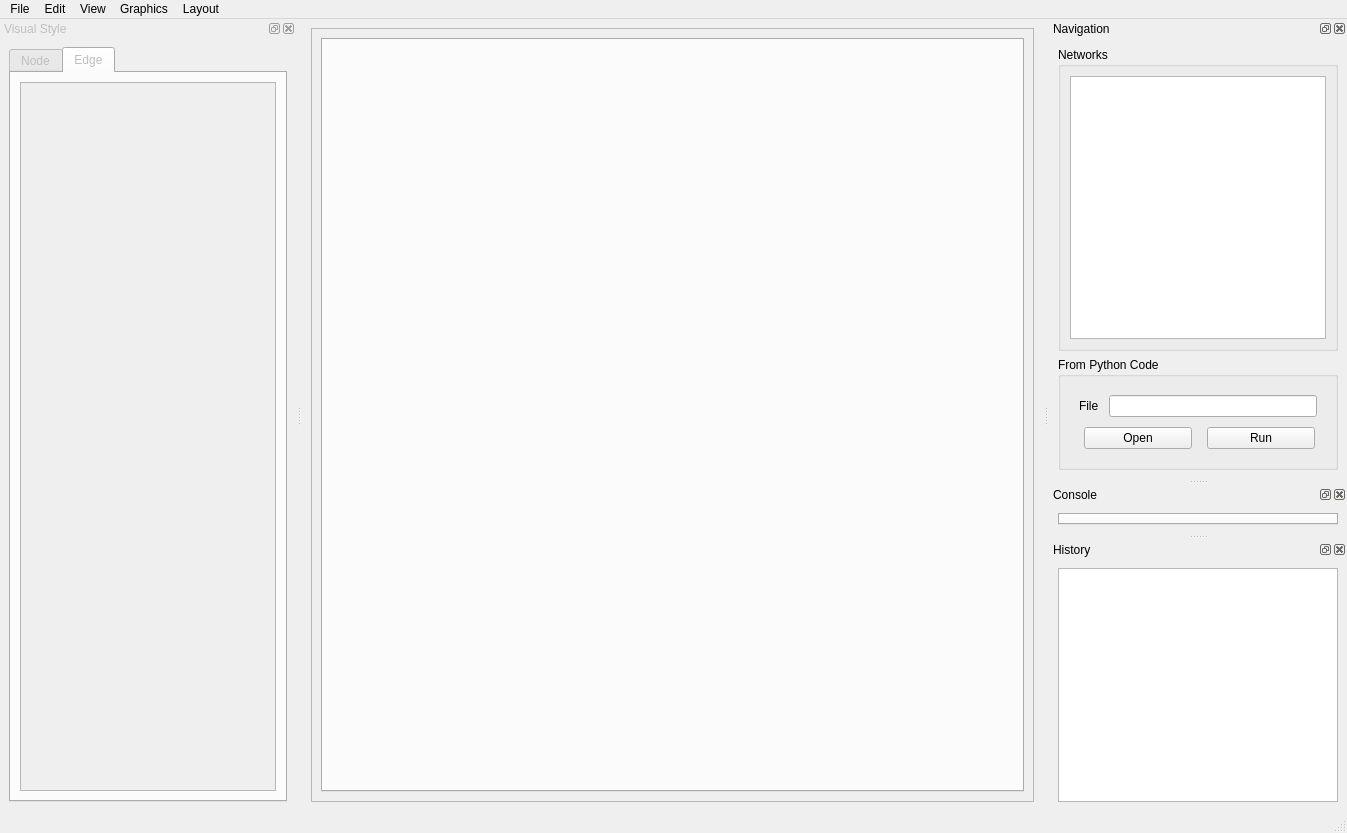
<?xml version="1.0" encoding="UTF-8"?>
<ui version="4.0">
 <class>MainWindow</class>
 <widget class="QMainWindow" name="MainWindow">
  <property name="geometry">
   <rect>
    <x>0</x>
    <y>0</y>
    <width>1347</width>
    <height>833</height>
   </rect>
  </property>
  <property name="windowTitle">
   <string>MainWindow</string>
  </property>
  <property name="dockNestingEnabled">
   <bool>true</bool>
  </property>
  <widget class="QWidget" name="ui_centralWidget">
   <layout class="QVBoxLayout" name="verticalLayout_2">
    <item>
     <widget class="QFrame" name="ui_mainFrame">
      <property name="frameShape">
       <enum>QFrame::StyledPanel</enum>
      </property>
      <property name="frameShadow">
       <enum>QFrame::Raised</enum>
      </property>
      <layout class="QVBoxLayout" name="verticalLayout_5">
       <item>
        <widget class="QTabWidget" name="ui_mainTabWidget">
         <property name="minimumSize">
          <size>
           <width>0</width>
           <height>0</height>
          </size>
         </property>
         <property name="baseSize">
          <size>
           <width>0</width>
           <height>0</height>
          </size>
         </property>
         <property name="currentIndex">
          <number>-1</number>
         </property>
         <property name="tabsClosable">
          <bool>false</bool>
         </property>
         <property name="movable">
          <bool>true</bool>
         </property>
        </widget>
       </item>
      </layout>
     </widget>
    </item>
   </layout>
  </widget>
  <widget class="QMenuBar" name="ui_menubar">
   <property name="geometry">
    <rect>
     <x>0</x>
     <y>0</y>
     <width>1347</width>
     <height>36</height>
    </rect>
   </property>
   <widget class="QMenu" name="ui_menuFile">
    <property name="title">
     <string>File</string>
    </property>
    <addaction name="ui_actionOpenNetwork"/>
    <addaction name="separator"/>
    <addaction name="ui_actionSaveNetwork"/>
    <addaction name="separator"/>
    <addaction name="ui_actionExportImage"/>
    <addaction name="separator"/>
    <addaction name="ui_actionExit"/>
   </widget>
   <widget class="QMenu" name="ui_menuView">
    <property name="title">
     <string>View</string>
    </property>
    <addaction name="ui_actionViewNavigationDock"/>
    <addaction name="ui_actionViewConsoleDock"/>
    <addaction name="ui_actionViewHistoryDock"/>
   </widget>
   <widget class="QMenu" name="ui_menuEdit">
    <property name="title">
     <string>Edit</string>
    </property>
    <addaction name="ui_actionUndo"/>
    <addaction name="ui_actionRedo"/>
    <addaction name="separator"/>
    <addaction name="ui_actionCopy"/>
    <addaction name="ui_actionPaste"/>
   </widget>
   <widget class="QMenu" name="ui_menuGraphics">
    <property name="title">
     <string>Graphics</string>
    </property>
    <widget class="QMenu" name="ui_menuLock">
     <property name="title">
      <string>Lock</string>
     </property>
     <addaction name="ui_actionLockNodes"/>
     <addaction name="ui_actionLockEdges"/>
     <addaction name="ui_actionLockLabels"/>
    </widget>
    <widget class="QMenu" name="ui_menuConvert">
     <property name="title">
      <string>Convert</string>
     </property>
     <addaction name="ui_actionToEllipseNode"/>
     <addaction name="ui_actionToRectangleNode"/>
     <addaction name="separator"/>
     <addaction name="ui_actionToStraightEdge"/>
     <addaction name="ui_actionToCurvedEdge"/>
     <addaction name="ui_actionToVerticalElbowEdge"/>
     <addaction name="ui_actionToHorizontalElbowEdge"/>
    </widget>
    <addaction name="ui_menuLock"/>
    <addaction name="ui_menuConvert"/>
    <addaction name="separator"/>
    <addaction name="ui_actionSelectAll"/>
   </widget>
   <widget class="QMenu" name="ui_menuLayout">
    <property name="title">
     <string>Layout</string>
    </property>
    <widget class="QMenu" name="ui_menuAlign">
     <property name="title">
      <string>Align</string>
     </property>
     <addaction name="ui_actionAlignLeft"/>
     <addaction name="ui_actionAlignCenter"/>
     <addaction name="ui_actionAlignRight"/>
     <addaction name="separator"/>
     <addaction name="ui_actionAlignTop"/>
     <addaction name="ui_actionAlignMiddle"/>
     <addaction name="ui_actionAlignBottom"/>
     <addaction name="separator"/>
     <addaction name="ui_actionDistributeHorizontally"/>
     <addaction name="ui_actionDistributeVertically"/>
    </widget>
    <addaction name="ui_menuAlign"/>
   </widget>
   <addaction name="ui_menuFile"/>
   <addaction name="ui_menuEdit"/>
   <addaction name="ui_menuView"/>
   <addaction name="ui_menuGraphics"/>
   <addaction name="ui_menuLayout"/>
  </widget>
  <widget class="QStatusBar" name="ui_statusbar"/>
  <widget class="DockWidget" name="ui_navigationDock">
   <property name="styleSheet">
    <string notr="true"/>
   </property>
   <property name="windowTitle">
    <string>Navigation</string>
   </property>
   <attribute name="dockWidgetArea">
    <number>2</number>
   </attribute>
   <widget class="QWidget" name="ui_controlDockContents">
    <layout class="QVBoxLayout" name="verticalLayout_3">
     <item>
      <widget class="QGroupBox" name="ui_groupNavigation">
       <property name="title">
        <string>Networks</string>
       </property>
       <layout class="QVBoxLayout" name="verticalLayout_4">
        <item>
         <widget class="NetworkTreeView" name="ui_navigationTree">
          <property name="selectionMode">
           <enum>QAbstractItemView::ExtendedSelection</enum>
          </property>
         </widget>
        </item>
       </layout>
      </widget>
     </item>
     <item>
      <widget class="QGroupBox" name="ui_groupCode">
       <property name="sizePolicy">
        <sizepolicy hsizetype="Preferred" vsizetype="Preferred">
         <horstretch>0</horstretch>
         <verstretch>0</verstretch>
        </sizepolicy>
       </property>
       <property name="maximumSize">
        <size>
         <width>16777215</width>
         <height>130</height>
        </size>
       </property>
       <property name="title">
        <string>From Python Code</string>
       </property>
       <layout class="QVBoxLayout" name="verticalLayout_6">
        <property name="sizeConstraint">
         <enum>QLayout::SetMinimumSize</enum>
        </property>
        <item>
         <widget class="QWidget" name="widget" native="true">
          <property name="sizePolicy">
           <sizepolicy hsizetype="Preferred" vsizetype="Minimum">
            <horstretch>0</horstretch>
            <verstretch>0</verstretch>
           </sizepolicy>
          </property>
          <layout class="QVBoxLayout" name="verticalLayout_9">
           <property name="sizeConstraint">
            <enum>QLayout::SetDefaultConstraint</enum>
           </property>
           <item>
            <layout class="QVBoxLayout" name="verticalLayout_8">
             <property name="spacing">
              <number>10</number>
             </property>
             <property name="sizeConstraint">
              <enum>QLayout::SetDefaultConstraint</enum>
             </property>
             <property name="topMargin">
              <number>0</number>
             </property>
             <item>
              <layout class="QHBoxLayout" name="horizontalLayout_2">
               <property name="sizeConstraint">
                <enum>QLayout::SetDefaultConstraint</enum>
               </property>
               <item>
                <widget class="QLabel" name="label">
                 <property name="text">
                  <string>File</string>
                 </property>
                </widget>
               </item>
               <item>
                <widget class="QLineEdit" name="ui_codeFilePathEdit"/>
               </item>
              </layout>
             </item>
             <item>
              <layout class="QHBoxLayout" name="horizontalLayout_3">
               <property name="sizeConstraint">
                <enum>QLayout::SetDefaultConstraint</enum>
               </property>
               <item>
                <spacer name="horizontalSpacer">
                 <property name="orientation">
                  <enum>Qt::Horizontal</enum>
                 </property>
                 <property name="sizeType">
                  <enum>QSizePolicy::Minimum</enum>
                 </property>
                 <property name="sizeHint" stdset="0">
                  <size>
                   <width>5</width>
                   <height>20</height>
                  </size>
                 </property>
                </spacer>
               </item>
               <item>
                <widget class="QPushButton" name="ui_openCodeButton">
                 <property name="text">
                  <string>Open</string>
                 </property>
                </widget>
               </item>
               <item>
                <spacer name="horizontalSpacer_3">
                 <property name="orientation">
                  <enum>Qt::Horizontal</enum>
                 </property>
                 <property name="sizeType">
                  <enum>QSizePolicy::Minimum</enum>
                 </property>
                 <property name="sizeHint" stdset="0">
                  <size>
                   <width>5</width>
                   <height>20</height>
                  </size>
                 </property>
                </spacer>
               </item>
               <item>
                <widget class="QPushButton" name="ui_runButton">
                 <property name="text">
                  <string>Run</string>
                 </property>
                </widget>
               </item>
               <item>
                <spacer name="horizontalSpacer_2">
                 <property name="orientation">
                  <enum>Qt::Horizontal</enum>
                 </property>
                 <property name="sizeType">
                  <enum>QSizePolicy::Minimum</enum>
                 </property>
                 <property name="sizeHint" stdset="0">
                  <size>
                   <width>2</width>
                   <height>20</height>
                  </size>
                 </property>
                </spacer>
               </item>
              </layout>
             </item>
            </layout>
           </item>
          </layout>
         </widget>
        </item>
       </layout>
      </widget>
     </item>
    </layout>
   </widget>
  </widget>
  <widget class="DockWidget" name="ui_consoleDock">
   <property name="features">
    <set>QDockWidget::AllDockWidgetFeatures</set>
   </property>
   <property name="windowTitle">
    <string>Console</string>
   </property>
   <attribute name="dockWidgetArea">
    <number>2</number>
   </attribute>
   <widget class="QWidget" name="ui_consoleDockConetents">
    <layout class="QVBoxLayout" name="verticalLayout_10">
     <item>
      <widget class="QTabWidget" name="ui_consoleTabWidget">
       <property name="currentIndex">
        <number>-1</number>
       </property>
      </widget>
     </item>
    </layout>
   </widget>
  </widget>
  <widget class="QDockWidget" name="ui_visStyleDock">
   <property name="enabled">
    <bool>false</bool>
   </property>
   <property name="windowTitle">
    <string>Visual Style</string>
   </property>
   <attribute name="dockWidgetArea">
    <number>1</number>
   </attribute>
   <widget class="QWidget" name="ui_visStyleDockLayout">
    <layout class="QHBoxLayout" name="horizontalLayout_4">
     <item>
      <widget class="QTabWidget" name="ui_styleTabWidget">
       <property name="tabPosition">
        <enum>QTabWidget::North</enum>
       </property>
       <property name="currentIndex">
        <number>1</number>
       </property>
       <property name="movable">
        <bool>true</bool>
       </property>
       <widget class="QWidget" name="ui_nodeTabLayout">
        <attribute name="title">
         <string>Node</string>
        </attribute>
        <layout class="QHBoxLayout" name="horizontalLayout_5">
         <item>
          <widget class="QTableView" name="ui_nodeStyleTable">
           <property name="enabled">
            <bool>false</bool>
           </property>
          </widget>
         </item>
        </layout>
       </widget>
       <widget class="QWidget" name="ui_edgeTabLayout">
        <attribute name="title">
         <string>Edge</string>
        </attribute>
        <layout class="QHBoxLayout" name="horizontalLayout_6">
         <item>
          <widget class="QTableView" name="ui_edgeStyleTable"/>
         </item>
        </layout>
       </widget>
      </widget>
     </item>
    </layout>
   </widget>
  </widget>
  <widget class="DockWidget" name="ui_historyDock">
   <property name="floating">
    <bool>false</bool>
   </property>
   <property name="windowTitle">
    <string>History</string>
   </property>
   <attribute name="dockWidgetArea">
    <number>2</number>
   </attribute>
   <widget class="QWidget" name="dockWidgetContents">
    <layout class="QVBoxLayout" name="verticalLayout">
     <item>
      <widget class="HistoryView" name="ui_historyView">
       <property name="sizePolicy">
        <sizepolicy hsizetype="Expanding" vsizetype="Preferred">
         <horstretch>0</horstretch>
         <verstretch>0</verstretch>
        </sizepolicy>
       </property>
      </widget>
     </item>
    </layout>
   </widget>
  </widget>
  <action name="ui_actionSaveNetwork">
   <property name="text">
    <string>Save Network</string>
   </property>
  </action>
  <action name="ui_actionExit">
   <property name="text">
    <string>Exit</string>
   </property>
   <property name="shortcut">
    <string>Ctrl+Q</string>
   </property>
  </action>
  <action name="ui_actionOpenNetwork">
   <property name="text">
    <string>Open Network</string>
   </property>
  </action>
  <action name="ui_actionNewView">
   <property name="text">
    <string>New View</string>
   </property>
  </action>
  <action name="ui_actionSaveSimulation">
   <property name="text">
    <string>Save Simulation</string>
   </property>
  </action>
  <action name="ui_actionOpenSimulation">
   <property name="text">
    <string>Open Simulation</string>
   </property>
  </action>
  <action name="ui_actionViewNavigationDock">
   <property name="checkable">
    <bool>true</bool>
   </property>
   <property name="checked">
    <bool>true</bool>
   </property>
   <property name="text">
    <string>Navigation</string>
   </property>
  </action>
  <action name="ui_actionViewConsoleDock">
   <property name="checkable">
    <bool>true</bool>
   </property>
   <property name="checked">
    <bool>true</bool>
   </property>
   <property name="text">
    <string>Console</string>
   </property>
  </action>
  <action name="ui_actionViewVisualStyleDock">
   <property name="checkable">
    <bool>true</bool>
   </property>
   <property name="checked">
    <bool>true</bool>
   </property>
   <property name="text">
    <string>Visual Style</string>
   </property>
  </action>
  <action name="ui_actionExportImage">
   <property name="text">
    <string>Export Image</string>
   </property>
  </action>
  <action name="ui_actionCopy">
   <property name="text">
    <string>Copy</string>
   </property>
  </action>
  <action name="ui_actionPaste">
   <property name="text">
    <string>Paste</string>
   </property>
  </action>
  <action name="actionLock_Nodes">
   <property name="text">
    <string>Lock Nodes</string>
   </property>
  </action>
  <action name="actionLock_Edges">
   <property name="text">
    <string>Lock Edges</string>
   </property>
  </action>
  <action name="ui_actionLockNodes">
   <property name="checkable">
    <bool>true</bool>
   </property>
   <property name="text">
    <string>Lock Nodes</string>
   </property>
  </action>
  <action name="ui_actionLockEdges">
   <property name="checkable">
    <bool>true</bool>
   </property>
   <property name="text">
    <string>Lock Edges</string>
   </property>
  </action>
  <action name="ui_actionLockLabels">
   <property name="checkable">
    <bool>true</bool>
   </property>
   <property name="text">
    <string>Lock Labels</string>
   </property>
  </action>
  <action name="ui_actionAlignLeft">
   <property name="text">
    <string>Align Left</string>
   </property>
  </action>
  <action name="ui_actionAlignCenter">
   <property name="text">
    <string>Align Center</string>
   </property>
  </action>
  <action name="ui_actionAlignRight">
   <property name="text">
    <string>Align Right</string>
   </property>
  </action>
  <action name="ui_actionAlignTop">
   <property name="text">
    <string>Align Top</string>
   </property>
  </action>
  <action name="ui_actionAlignMiddle">
   <property name="text">
    <string>Align Middle</string>
   </property>
  </action>
  <action name="ui_actionAlignBottom">
   <property name="text">
    <string>Align Bottom</string>
   </property>
  </action>
  <action name="ui_actionDistributeHorizontally">
   <property name="text">
    <string>Distribute Horizontally</string>
   </property>
  </action>
  <action name="ui_actionDistributeVertically">
   <property name="text">
    <string>Distribute Vertically</string>
   </property>
  </action>
  <action name="ui_actionSelectAll">
   <property name="text">
    <string>Select All</string>
   </property>
  </action>
  <action name="ui_actionToCurvedEdge">
   <property name="text">
    <string>To Curved Edge</string>
   </property>
  </action>
  <action name="ui_actionToStraightEdge">
   <property name="text">
    <string>To Straight Edge</string>
   </property>
  </action>
  <action name="ui_actionToVerticalElbowEdge">
   <property name="text">
    <string>To Vertical Elbow Edge</string>
   </property>
  </action>
  <action name="ui_actionToHorizontalElbowEdge">
   <property name="text">
    <string>To Horizontal Elbow Edge</string>
   </property>
  </action>
  <action name="ui_actionToEllipseNode">
   <property name="text">
    <string>To Ellipse Node</string>
   </property>
  </action>
  <action name="ui_actionToRectangleNode">
   <property name="text">
    <string>To Rectangle Node</string>
   </property>
  </action>
  <action name="ui_actionUndo">
   <property name="text">
    <string>Undo</string>
   </property>
   <property name="shortcutContext">
    <enum>Qt::WindowShortcut</enum>
   </property>
  </action>
  <action name="ui_actionRedo">
   <property name="text">
    <string>Redo</string>
   </property>
  </action>
  <action name="ui_actionViewHistoryDock">
   <property name="checkable">
    <bool>true</bool>
   </property>
   <property name="checked">
    <bool>true</bool>
   </property>
   <property name="text">
    <string>History</string>
   </property>
  </action>
 </widget>
 <customwidgets>
  <customwidget>
   <class>NetworkTreeView</class>
   <extends>QTreeView</extends>
   <header>nezzle/widgets/networktreeview.h</header>
  </customwidget>
  <customwidget>
   <class>HistoryView</class>
   <extends>QListView</extends>
   <header>nezzle/widgets/historyview</header>
  </customwidget>
  <customwidget>
   <class>DockWidget</class>
   <extends>QDockWidget</extends>
   <header>nezzle/widgets/dockwidget</header>
   <container>1</container>
  </customwidget>
 </customwidgets>
 <resources/>
 <connections/>
</ui>
